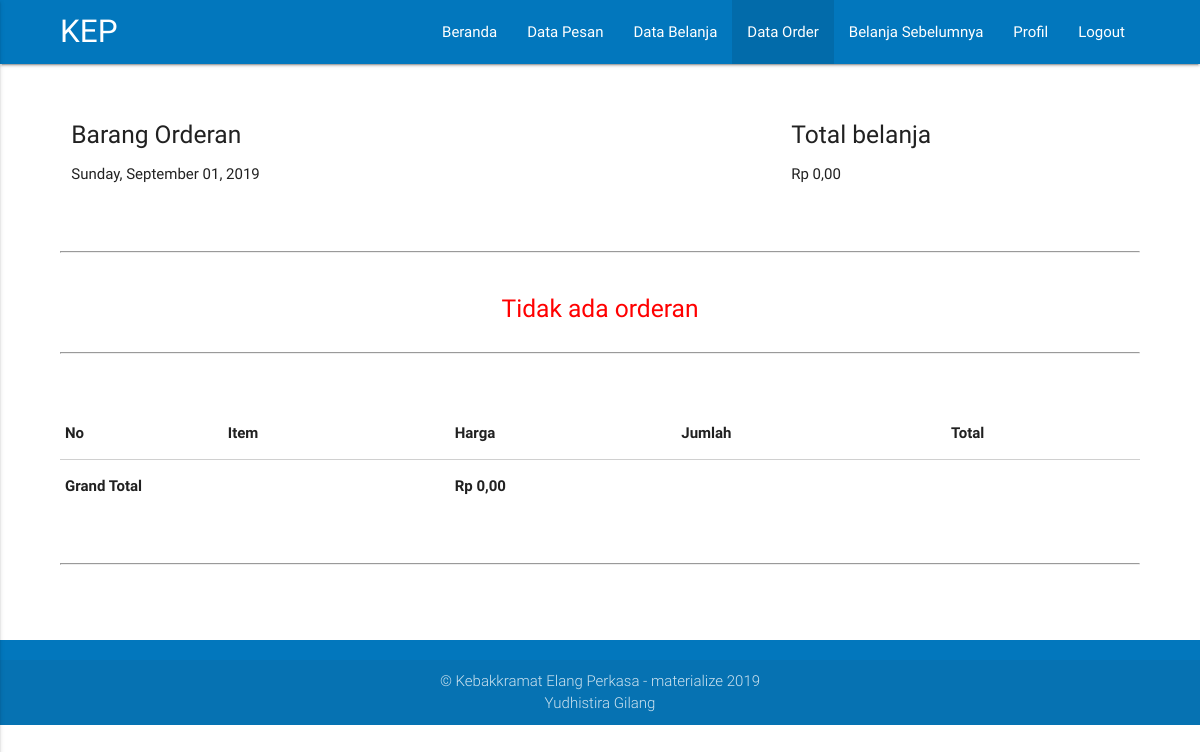
The app's page /customers/ordered.php (signed in), older data.
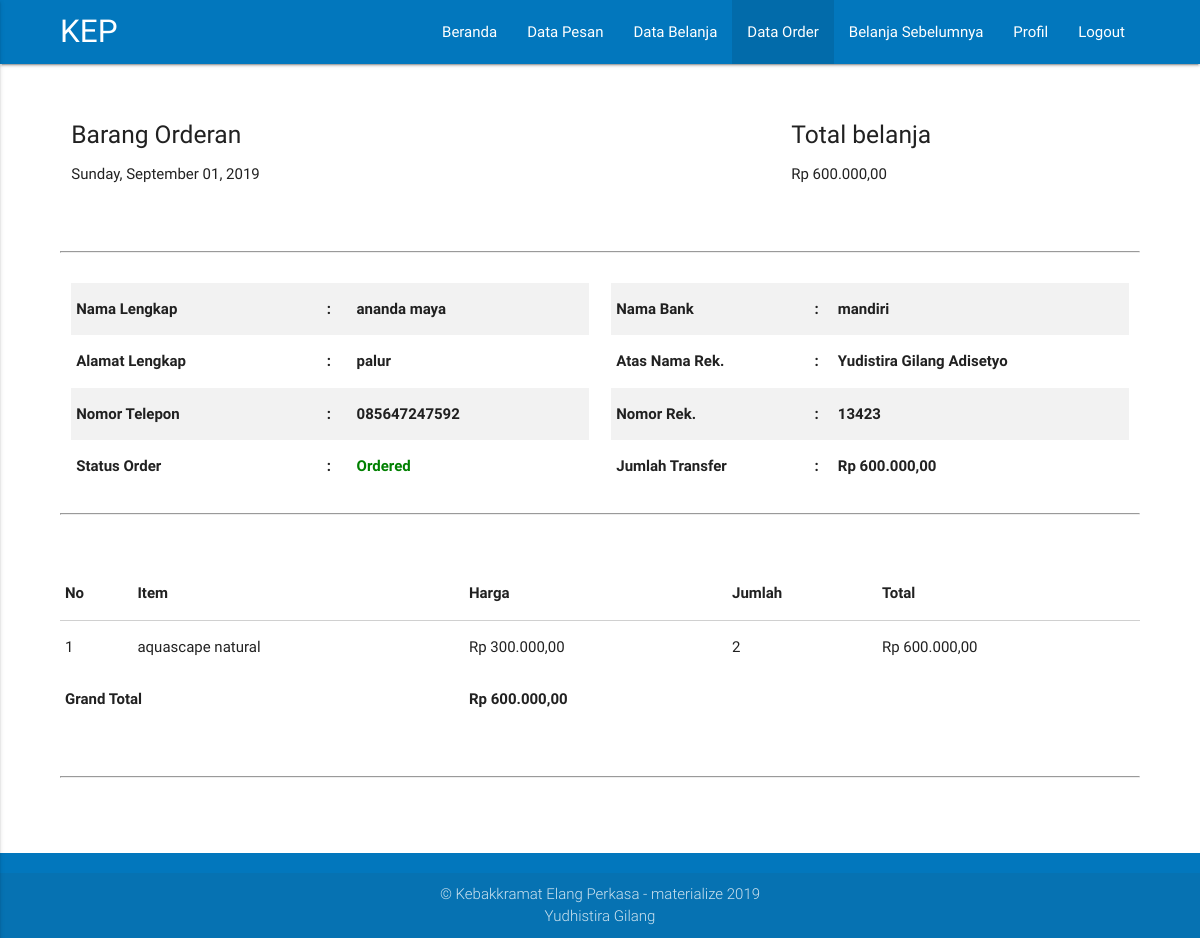
The same page, newer data.
### tables this page shows
CREATE TABLE `alamatdetails`  (
  `idalamat` int(11) NOT NULL AUTO_INCREMENT,
  `user_id` int(11) NOT NULL,
  `name` varchar(50) NOT NULL,
  `adress` varchar(100) NOT NULL,
  `phone` varchar(15) NOT NULL,
  PRIMARY KEY (`idalamat`) USING BTREE
);

CREATE TABLE `bank_transfer`  (
  `id_bank` int(11) NOT NULL AUTO_INCREMENT,
  `alamat_id` int(11) NULL DEFAULT NULL,
  `user_id` int(11) NULL DEFAULT NULL,
  `bank_name` varchar(50) NULL DEFAULT NULL,
  `ats_nama` varchar(50) NULL DEFAULT NULL,
  `norek` varchar(50) NULL DEFAULT NULL,
  `jumlah` int(11) NULL DEFAULT NULL,
  PRIMARY KEY (`id_bank`) USING BTREE
);

CREATE TABLE `orderdetails`  (
  `order_id` int(10) UNSIGNED NOT NULL AUTO_INCREMENT,
  `user_id` int(11) NULL DEFAULT NULL,
  `item_id` int(11) NOT NULL DEFAULT 0,
  `order_name` varchar(1000) NOT NULL DEFAULT '',
  `order_price` double NOT NULL DEFAULT 0,
  `order_quantity` int(10) UNSIGNED NOT NULL DEFAULT 0,
  `order_total` double NOT NULL DEFAULT 0,
  `order_status` varchar(45) NOT NULL DEFAULT '',
  `order_date` date NOT NULL,
  PRIMARY KEY (`order_id`) USING BTREE,
  INDEX `FK_orderdetails_1`(`user_id`) USING BTREE
);

### customers/ordered.php (the view, shortened to what the changed rows need)
<?php
	include('../config.php');
	function rupiah($angka){
		$hasil_rupiah = "Rp " . number_format($angka,2,',','.');
		return $hasil_rupiah;
	}
	$stmt = $conn->prepare('SELECT * FROM users WHERE user_email =:user_email');
	$stmt->execute(array(':user_email'=>$_SESSION['user_email']));
	$data_user = $stmt->fetch(PDO::FETCH_ASSOC);
	$user_id = $data_user['user_id'];
	$stmt = $conn->prepare("SELECT SUM(order_total) AS total FROM orderdetails WHERE user_id=:user_id AND order_status='ordered'");
	$stmt->execute(array(':user_id'=>$_SESSION['user_id']));
	$harga = $stmt->fetch(PDO::FETCH_ASSOC);
	$sql = "SELECT
				*
			FROM
				alamatdetails AS alamat
				JOIN bank_transfer AS bank ON bank.alamat_id=alamat.idalamat
				WHERE alamat.user_id =:user_id ORDER BY id_bank DESC LIMIT 1";
	$stmt = $conn->prepare($sql);
	$stmt->execute(array(':user_id'=>$user_id));
	$data_order_detail = $stmt->fetch(PDO::FETCH_ASSOC);
?>
<!DOCTYPE html>
<html>
<head>
	<link rel="stylesheet" type="text/css" href="../asset/css/materialize.min.css">
	<link rel="stylesheet" type="text/css" href="../asset/css_pribadi.css">
</head>
<body>
	<br><br>
	<div class="container_body">
		<div class="row">
			<div class="col s12 m4 l4 white">
				<h5>Total belanja</h5>
				<p><?php echo rupiah($harga['total']); ?></p>
			</div>
		</div>
		<br>
		<br>
		<?php
		$stmt = $conn->prepare("SELECT * FROM orderdetails WHERE order_status='ordered' AND user_id='$user_id'");
		$stmt->execute();
		if ($stmt->rowCount() > 0) {
		?>
		<div class="row" style="font-weight: bold;">
			<div class="col s12 m6 l6">
				<table class="responsive-table striped">
						<tr>
							<td>Nama Lengkap</td>
							<td>:</td>
							<td><?php echo $data_order_detail['name']; ?></td>
						</tr>
						<tr>
							<td>Alamat Lengkap</td>
							<td>:</td>
							<td><?php echo $data_order_detail['adress']; ?></td>
						</tr>
						<tr>
							<td>Nomor Telepon</td>
							<td>:</td>
							<td><?php echo $data_order_detail['phone']; ?></td>
						</tr>
						<tr>
							<td>Status Order</td>
							<td>:</td>
							<td style="color: green;">Ordered</td>
						</tr>
				</table>
			</div>
			<div class="col s12 m6 l6">
				<table class="responsive-table striped">
						<tr>
							<td>Nama Bank</td>
							<td>:</td>
							<td><?php echo $data_order_detail['bank_name']; ?></td>
						</tr>
						<tr>
							<td>Atas Nama Rek.</td>
							<td>:</td>
							<td><?php echo $data_order_detail['ats_nama']; ?></td>
						</tr>
						<tr>
							<td>Nomor Rek.</td>
							<td>:</td>
							<td><?php echo $data_order_detail['norek']; ?></td>
						</tr>
						<tr>
							<td>Jumlah Transfer</td>
							<td>:</td>
							<td><?php echo rupiah($data_order_detail['jumlah']); ?></td>
						</tr>
				</table>
			</div>
		</div>
		<?php
		} else {
		?>
		<div class="row center-align" style="font-weight: bold;">
			<h5 style="color: red;">Tidak ada orderan</h5>
		</div>
		<?php
		}
		?>
		<br>
		<br>
		<div class="row">
			<table class="responsive-table">
				<thead>
					<tr>
						<th>No</th>
						<th>Item</th>
						<th>Harga</th>
						<th>Jumlah</th>
						<th>Total</th>
					</tr>
				</thead>
				<tbody>
					<?php
						$no=1;
						$grand_total=0;
						$stmt = $conn->prepare("SELECT * FROM orderdetails WHERE order_status='ordered' AND user_id='$user_id'");
						$stmt->execute();
						if($stmt->rowCount() > 0)
						{
							while($row=$stmt->fetch(PDO::FETCH_ASSOC))
							{
					?>
								<tr>
									<td><?php echo $no; ?></td>
									<td><?php echo $row['order_name']; ?></td>
									<td><?php echo rupiah($row['order_price']); ?> </td>
									<td><?php echo $row['order_quantity']; ?></td>
									<td><?php echo rupiah($row['order_total']); ?> </td>
								</tr>
						<?php
								$no++;
								$grand_total +=$row['order_total'];
							}
						}
						?>
						<tr>
							<td colspan="3"><b><?php echo rupiah($grand_total); ?></b></td>
						</tr>
				</tbody>
			</table>
		</div>
		<br>
		<br>
	</div>
	<br>
	<br>
</body>
</html>

Row changes from the older to the newer data that the page shows:
added alamatdetails: name "ananda maya", adress "palur", phone "085647247592", bank_transfer.bank_name "mandiri", bank_transfer.ats_nama "Yudistira Gilang Adisetyo", bank_transfer.norek "13423", bank_transfer.jumlah "Rp 600.000,00"
added orderdetails: order_name "aquascape natural", order_price "Rp 300.000,00", order_quantity "2", order_total "Rp 600.000,00"
Text that changed along with them:
rupiah($harga['total']): "Rp 0,00" → "Rp 600.000,00"
rupiah($grand_total): "Rp 0,00" → "Rp 600.000,00"
text no longer shown: "Tidak ada orderan"
text now shown: "Nama Lengkap : Alamat Lengkap : Nomor Telepon : Status Order : Ordered Nama Bank : Atas Nama Rek. : Nomor Rek. : Jumlah Transfer :"
